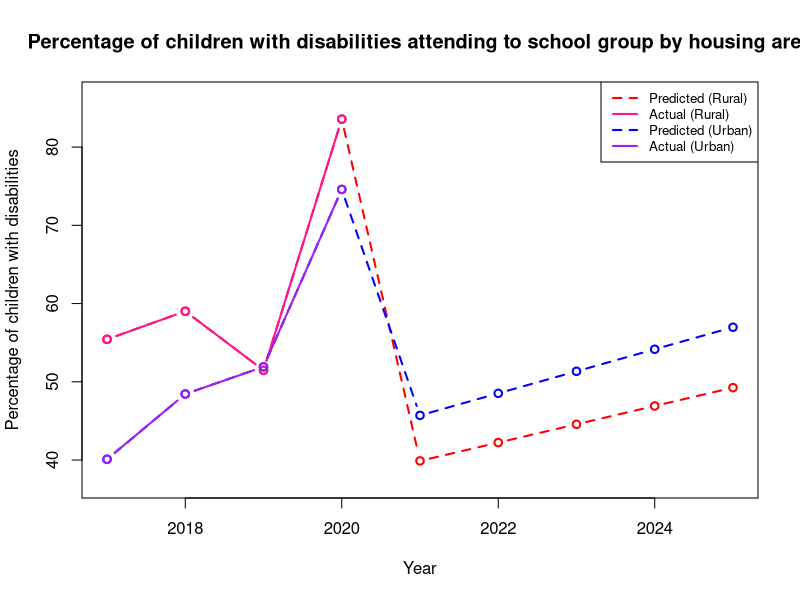
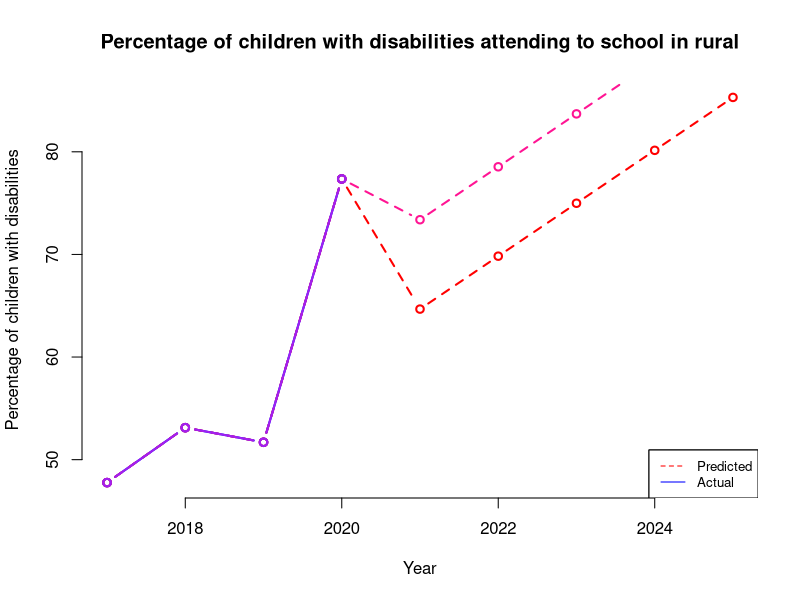

R code for these plots, in order:
library(psych)
library(caret)
library(dplyr)
library(car)
library(Metrics)

anar=read.csv("ANAR/HousingANAR.csv")
dt=subset(anar,select = c(reg,develop,level,X,
                          Total.Point.estimate,Children.without.functional.difficulties.Point.estimate,
                          Children.with.functional.difficulties.Point.estimate,Time.period))
set.seed(4)
split1<- sample(c(rep(0, 0.7 * nrow(dt)), rep(1, 0.3 * nrow(dt))))
table(split1)
train=dt[split1==0,]
test=dt[split1==1,]

model=lm(Children.with.functional.difficulties.Point.estimate~.,data = dt)

#need to predict percentage total and normal children depending on year
#require regression for tpe
dt_tpe=subset(dt,select = -c(Children.without.functional.difficulties.Point.estimate,Children.with.functional.difficulties.Point.estimate))
model_tpe=lm(Total.Point.estimate~.,data = dt_tpe)

#require regression for cwithout
dt_cthout=subset(dt,select = -c(Total.Point.estimate,Children.with.functional.difficulties.Point.estimate))
model_cthout=lm(Children.without.functional.difficulties.Point.estimate~.,data=dt_cthout)

#create prediction of ANAR
hmph=subset(dt,select = c(X,Time.period,Children.with.functional.difficulties.Point.estimate))
insertYear=function(opt){
  a=b=c=d=k=0
  e=f=g=h=0
  for(k in 1:nrow(hmph)){
    if(hmph[k,]$X==opt){
      if(hmph[k,]$Time.period==2017){
        a=a+hmph[k,]$Children.with.functional.difficulties.Point.estimate
        e=e+1
      }
      else if(hmph[k,]$Time.period==2018){
        b=b+hmph[k,]$Children.with.functional.difficulties.Point.estimate
        f=f+1
      }
      else if(hmph[k,]$Time.period==2019){
        c=c+hmph[k,]$Children.with.functional.difficulties.Point.estimate
        g=g+1
      }
      else{
        d=d+hmph[k,]$Children.with.functional.difficulties.Point.estimate
        h=h+1
      }
    }
  }
  a=a/e
  b=b/f
  c=c/g
  d=d/h
  data.frame(
    year=c(2017:2020),
    disabled=c(a,b,c,d)
  )
}
yearPred_R=insertYear(1)
yearPred_U=insertYear(2)

future=function(z,y,opt){
  i=0
  j=0
  #set how many year to predict
  year=y
  
  for(j in 1:year){
    pred=0
    for(i in 1:nrow(filter(dt,X == opt))) {
      #predict for each row
      re=dt[i,]$reg
      dv=dt[i,]$develop
      indi=dt[i,]$level
      house=dt[i,]$X
      
      #set year to predict
      t=z[nrow(z),]$year+1
      
      #set total estimate
      d0=data.frame(reg=re,develop=dv,level=indi,X=house,Time.period=t,interval = "confidence")
      tpe=as.double(predict(model_tpe,d0))
      
      #set cthout
      d1=data.frame(reg=re,develop=dv,level=indi,X=house,Time.period=t,interval = "confidence")
      cthout=as.double(predict(model_cthout,d1))
      
      newdata=data.frame(reg=re,
                         develop=dv,
                         level=indi,
                         X=house,
                         Total.Point.estimate=tpe,
                         Children.without.functional.difficulties.Point.estimate=cthout,
                         Time.period = t, interval = "confidence")
      
      pred=pred+as.double(predict(model,newdata))
    }
    meanPred=pred/nrow(dt)
    #create data frame
    newPred=data.frame(
      year=z[nrow(z),]$year+1,
      anarDisabled=meanPred
    )
    #insert to yearPred
    z[nrow(z) + 1,]=newPred
  }
  z
}
yearPred_R<-data.frame(future(yearPred_R,5,1))
yearPred_U<-data.frame(future(yearPred_U,5,2))

plot(yearPred_U$year, yearPred_U$disabled, col="red",type = "b", lty = 2, asp = 0.1, lwd=2,
     main = "Percentage of children with disabilities attending to school group by housing area", xlab="Year",ylab="Percentage of children with disabilities")
lines(yearPred_U[1:4,]$year, yearPred_U[1:4,]$disabled, col="deeppink",type = "b", lty = 1,lwd=2)

lines(yearPred_R$year, yearPred_R$disabled, col="blue",type = "b", lty = 2,lwd=2)
lines(yearPred_R[1:4,]$year, yearPred_R[1:4,]$disabled, col="purple",type = "b", lty = 1,lwd=2)

legend("topright", legend=c("Predicted (Rural)", "Actual (Rural)","Predicted (Urban)", "Actual (Urban)"),
       col=c("red", "deeppink","blue","purple"), lty = 2:1, cex=0.8,lwd=2)

hmph=subset(dt,select = c(Time.period,Children.with.functional.difficulties.Point.estimate))
a=colMeans(hmph[hmph$Time.period=='2017',])
b=colMeans(hmph[hmph$Time.period=='2018',])
c=colMeans(hmph[hmph$Time.period=='2019',])
d=colMeans(hmph[hmph$Time.period=='2020',])

yearPred=data.frame(
  year=c(2017:2020),
  anarDisabled=c(as.double(a[2]),as.double(b[2]),as.double(c[2]),as.double(d[2]))
)
year=5
i=j=0
for(j in 1:year){
  pred=0
  for(i in 1:nrow(dt)) {
    #predict for each row
    re=dt[i,]$reg
    dv=dt[i,]$develop
    indi=dt[i,]$level
    house=1
    
    #set year to predict
    t=yearPred[nrow(yearPred),]$year+1
    
    #set total estimate
    d0=data.frame(reg=re,develop=dv,level=indi,X=house,Time.period=t,interval = "confidence")
    tpe=as.double(predict(model_tpe,d0))
    
    #set cthout
    d1=data.frame(reg=re,develop=dv,level=indi,X=house,Time.period=t,interval = "confidence")
    cthout=as.double(predict(model_cthout,d1))
    
    newdata=data.frame(reg=re,
                       develop=dv,
                       level=indi,
                       X=house,
                       Total.Point.estimate=tpe,
                       Children.without.functional.difficulties.Point.estimate=cthout,
                       Time.period = t, interval = "confidence")
    
    pred=pred+as.double(predict(model,newdata))
  }
  meanPred=pred/nrow(dt)
  #create data frame
  newPred=data.frame(
    year=yearPred[nrow(yearPred),]$year+1,
    anarDisabled=meanPred
  )
  #insert to yearPred
  yearPred[nrow(yearPred) + 1,]=newPred
}

plot(yearPred$year, yearPred$anarDisabled, col="red",type = "b", lty = 2, frame=FALSE, lwd=2,
     main = "Percentage of children with disabilities attending to school in rural", xlab="Year",ylab="Percentage of children with disabilities")
lines(yearPred[1:4,]$year, yearPred[1:4,]$anarDisabled, col="blue",type = "b", lty = 1, lwd=2)
legend("bottomright", legend=c("Predicted", "Actual"),
       col=c("red", "blue"), lty = 2:1, cex=0.8)

hmph=subset(dt,select = c(Time.period,Children.with.functional.difficulties.Point.estimate))
a=colMeans(hmph[hmph$Time.period=='2017',])
b=colMeans(hmph[hmph$Time.period=='2018',])
c=colMeans(hmph[hmph$Time.period=='2019',])
d=colMeans(hmph[hmph$Time.period=='2020',])

yearPred=data.frame(
  year=c(2017:2020),
  anarDisabled=c(as.double(a[2]),as.double(b[2]),as.double(c[2]),as.double(d[2]))
)
year=5
i=j=0
for(j in 1:year){
  pred=0
  for(i in 1:nrow(dt)) {
    #predict for each row
    re=dt[i,]$reg
    dv=dt[i,]$develop
    indi=dt[i,]$level
    house=2
    
    #set year to predict
    t=yearPred[nrow(yearPred),]$year+1
    
    #set total estimate
    d0=data.frame(reg=re,develop=dv,level=indi,X=house,Time.period=t,interval = "confidence")
    tpe=as.double(predict(model_tpe,d0))
    
    #set cthout
    d1=data.frame(reg=re,develop=dv,level=indi,X=house,Time.period=t,interval = "confidence")
    cthout=as.double(predict(model_cthout,d1))
    
    newdata=data.frame(reg=re,
                       develop=dv,
                       level=indi,
                       X=house,
                       Total.Point.estimate=tpe,
                       Children.without.functional.difficulties.Point.estimate=cthout,
                       Time.period = t, interval = "confidence")
    
    pred=pred+as.double(predict(model,newdata))
  }
  meanPred=pred/nrow(dt)
  #create data frame
  newPred=data.frame(
    year=yearPred[nrow(yearPred),]$year+1,
    anarDisabled=meanPred
  )
  #insert to yearPred
  yearPred[nrow(yearPred) + 1,]=newPred
}

lines(yearPred$year, yearPred$anarDisabled, col="deeppink",type = "b", lty = 2, lwd=2)
lines(yearPred[1:4,]$year, yearPred[1:4,]$anarDisabled, col="purple",type = "b", lty = 1, lwd=2)
legend("bottomright", legend=c("Predicted", "Actual"),
       col=c("red", "blue"), lty = 2:1, cex=0.8)
